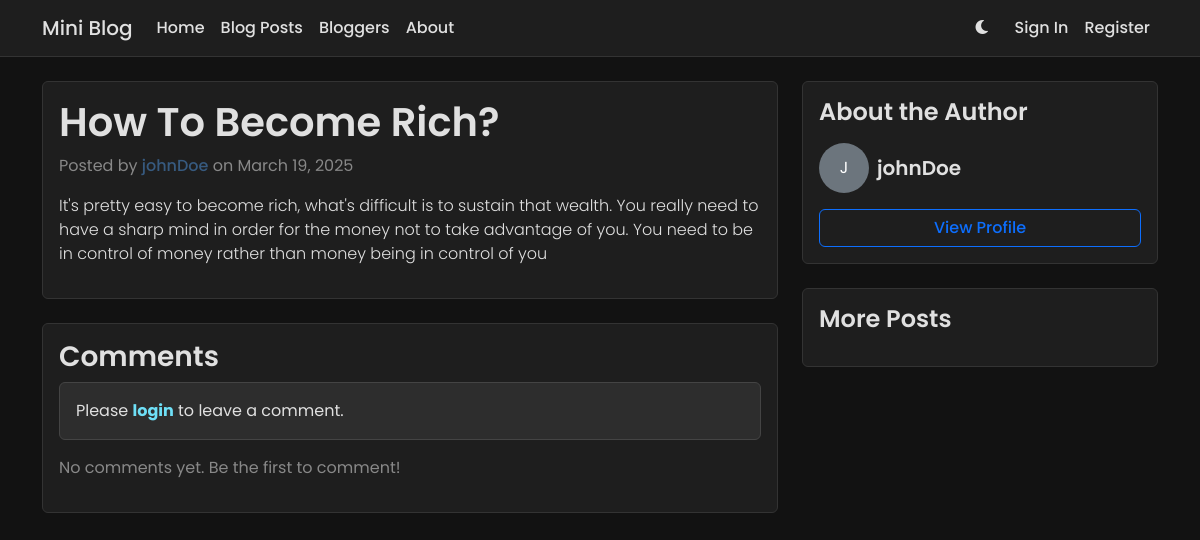
The page /blog/1/ on the database as committed earlier.
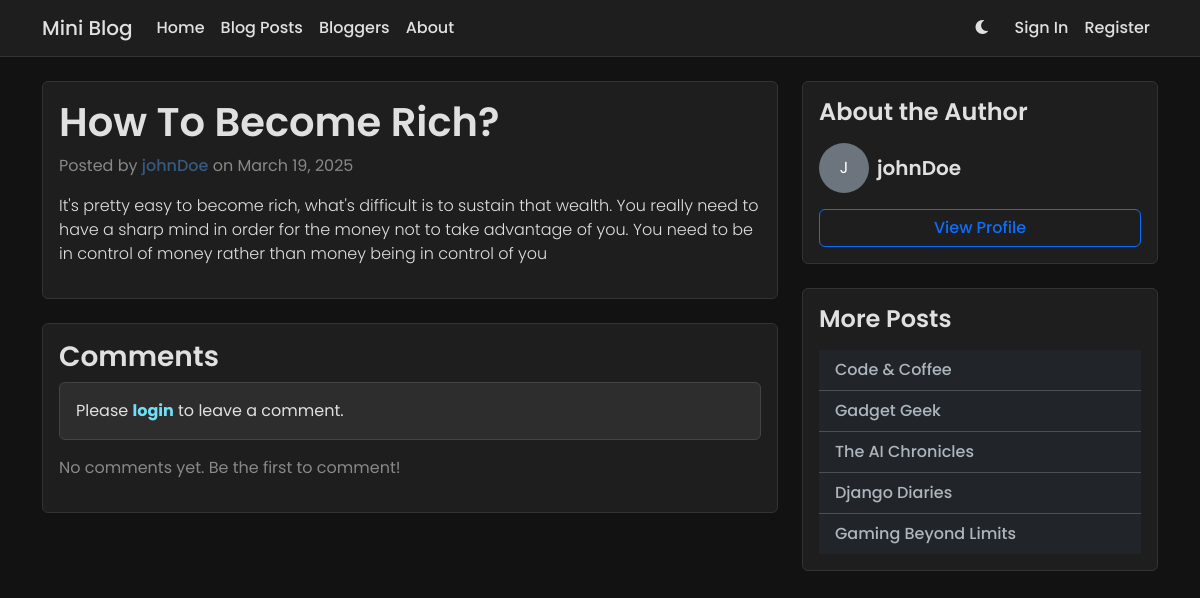
The same page on the database as committed later.
### app/models.py (models this page shows, shortened)
class BlogPost(models.Model):
    title = models.CharField(max_length=200)
    content = models.TextField()
    author = models.ForeignKey(User, on_delete=models.CASCADE, related_name='blog_posts')
    created_at = models.DateTimeField(auto_now_add=True)
    updated_at = models.DateTimeField(auto_now=True)
    class Meta:
        ordering = ['-created_at']

### app/views.py (the view)
# urls.py: path('blog/<int:post_id>/', views.blog_detail, name='blog_detail'),
def blog_detail(request, post_id):
    post = get_object_or_404(BlogPost, id=post_id)
    comments = post.comments.all()  # Comments are already ordered by created_at due to model Meta
    return render(request, 'blog_detail.html', {
        'post': post,
        'comments': comments
    })

### app/templates/blog_detail.html (shortened to what the changed rows need)
{% extends 'base.html' %}
{% block content %}
<div class="row">
    <div class="col-md-8">
        <article class="card mb-4">
            <div class="card-body">
                <h1 class="card-title">{{ post.title }}</h1>
            </div>
        </article>
    </div>
    <div class="col-md-4">
        <div class="card">
            <div class="card-body">
                {% with author_posts=post.author.blog_posts.all|slice:":5" %}
                    {% if author_posts %}
                        <div class="list-group list-group-flush">
                            {% for other_post in author_posts %}
                                {% if other_post.id != post.id %}
                                    <a href="{% url 'blog_detail' other_post.id %}" class="list-group-item list-group-item-action">
                                        {{ other_post.title }}
                                    </a>
                                {% endif %}
                            {% endfor %}
                        </div>
                    {% else %}
                        <p class="text-muted mb-0">No other posts by this author.</p>
                    {% endif %}
                {% endwith %}
            </div>
        </div>
    </div>
</div>
{% endblock %}

Rows that differ between the two databases and show on the page:
added BlogPost: title "Code & Coffee"
added BlogPost: title "Gadget Geek"
added BlogPost: title "The AI Chronicles"
added BlogPost: title "Django Diaries"
added BlogPost: title "Gaming Beyond Limits"
